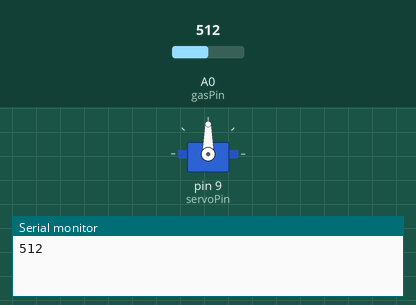
The sketch below on a simulated Arduino Uno, built with avr-gcc and run on an emulated ATmega328P. On the bench: servo, the last lines printed to the serial monitor. The inputs (shaded band) are chosen by the test bench; at power-on: A0 (gasPin) = 512.

Above: at 0.12 s.
At 1.8 s:
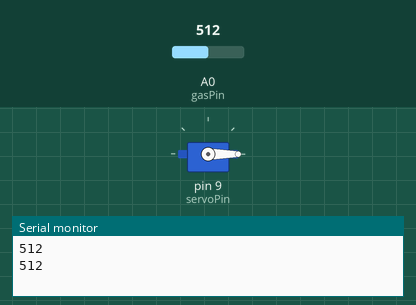
1.9 s: A0 (gasPin) set to 610
At 2.12 s:
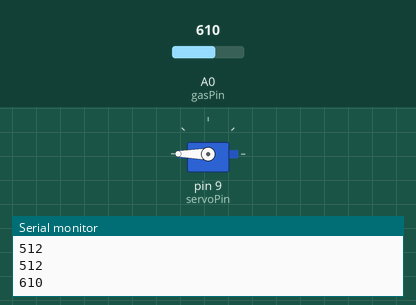
6.0 s: A0 (gasPin) set to 590
9.5 s: A0 (gasPin) set to 716
Timing chart, 0 to 19.6 s (numbered marks = the images above; inputs shaded):
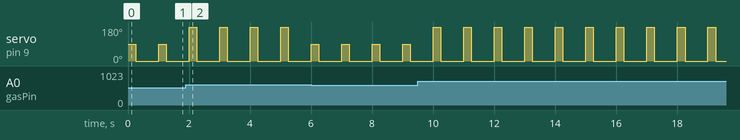

Measured:
- by itself, servo on pin 9 (servoPin): alternates 180° for 0.25 s and 0° for 0.75 s

The sketch:

servo_khigas.ino
```cpp
#include "Servo.h"

Servo myServo;

int gasPin = A0;
int servoPin = 9;
int val;

void setup() {
  myServo.attach(servoPin);
  Serial.begin(9600);
}

void loop() {
  val = analogRead(gasPin);
  Serial.println(val);

  if (val < 600){
    myServo.write(90);
    delay(250);
    myServo.write(0);
    delay(250);
  }
  else {
    myServo.write(180);
    delay(250);
    myServo.write(0);
    delay(250);
  }
  delay(500);
}
```
